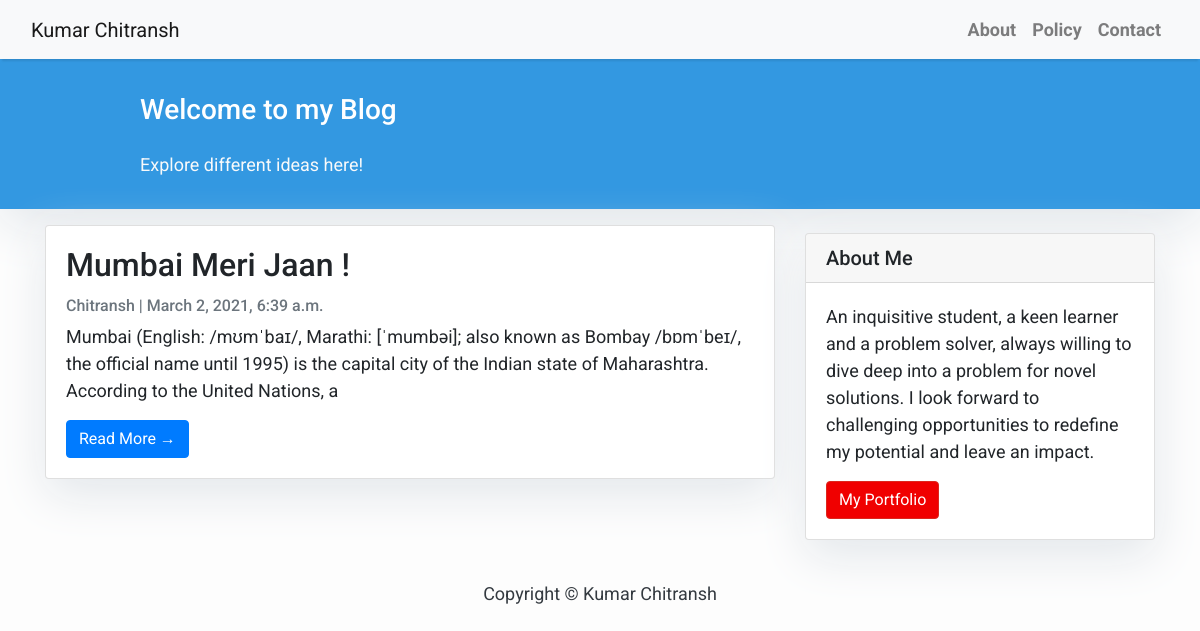
The page / on the database its author committed.
### blog/models.py (models this page shows, shortened)
class Post(models.Model):
    title = models.CharField(max_length=200, unique=True)
    slug = models.SlugField(max_length=200, unique=True)
    author = models.ForeignKey(User, on_delete= models.CASCADE,related_name='blog_posts')
    updated_on = models.DateTimeField(auto_now= True)
    content = models.TextField()
    created_on = models.DateTimeField(auto_now_add=True)
    status = models.IntegerField(choices=STATUS, default=0)
    class Meta:
        ordering = ['-created_on']

### blog/views.py (the view)
# urls.py: path('', views.PostList.as_view(), name='home'),
class PostList(generic.ListView):
    queryset = Post.objects.filter(status=1).order_by('-created_on')
    template_name = 'index.html'

### templates/index.html (shortened to what this page needs)
{% extends "base.html" %}
{% block content %}
<header class="masthead">
    <div class="container">
        <div class="row">
            <div class=" col-md-8 col-md-10 mx-auto">
                <div class="site-heading">
                    <h3 class=" site-heading my-4 mt-3 text-white"> Welcome to my Blog </h3>
                    <p class="text-light">Explore different ideas here! &nbsp
                    </p>
                </div>
            </div>
        </div>
    </div>
</header>
<div class="container">
    <div class="row">
        <div class="col-md-8 mt-3 left">
            {% for post in post_list %}
            <div class="card mb-4">
                <div class="card-body">
                    <h2 class="card-title">{{ post.title }}</h2>
                    <p class="card-text text-muted h6">{{ post.author }} | {{ post.created_on}} </p>
                    <p class="card-text">{{post.content|slice:":200" }}</p>
                    <a href="{% url 'post_detail' post.slug  %}" class="btn btn-primary">Read More &rarr;</a>
                </div>
            </div>
            {% endfor %}
        </div>
        {% block sidebar %} {% include 'sidebar.html' %} {% endblock sidebar %}
    </div>
</div>
{%endblock%}

### templates/base.html (shortened to what this page needs)
<!DOCTYPE html>
<html>
    <head>
        <link rel="stylesheet" href="https://maxcdn.bootstrapcdn.com/bootstrap/4.0.0/css/bootstrap.min.css"
 />
    </head>
    <body>
        <nav class="navbar navbar-expand-lg navbar-light bg-light shadow" id="mainNav">
            <div class="container-fluid">
                <a class="navbar-brand" href="{% url 'home' %}">Kumar Chitransh</a>
                <div class="collapse navbar-collapse" id="navbarResponsive">
                    <ul class="navbar-nav ml-auto">
                        <li class="nav-item text-black">
                            <a class="nav-link text-black font-weight-bold" href="#">About</a>
                        </li>
                        <li class="nav-item text-black">
                            <a class="nav-link text-black font-weight-bold" href="#">Policy</a>
                        </li>
                        <li class="nav-item text-black">
                            <a class="nav-link text-black font-weight-bold" href="#">Contact</a>
                        </li>
                    </ul>
                </div>
            </div>
        </nav>
        {% block content %}{% endblock content %}
        <footer class="py-3 bg-grey">
            <p class="m-0 text-dark text-center ">Copyright &copy; Kumar Chitransh</p>
        </footer>
    </body>
</html>

### templates/sidebar.html (shortened to what this page needs)
{% block sidebar %}
<div class="col-md-4 float-right ">
<div class="card my-4">
        <h5 class="card-header">About Me</h5>
    <div class="card-body">
        <p class="card-text">An inquisitive student, a keen learner and a problem solver, always willing to dive deep into a problem for novel solutions.
I look forward to challenging opportunities to redefine my potential and leave an impact. </p>
        <a href="https://kumarchitransh.me"
           class="btn btn-danger">My Portfolio</a>
    </div>
</div>
</div>
{% endblock sidebar %}

### templates/base.html (style rules this page uses)
body { font-family: "Roboto", sans-serif; font-size: 17px; background-color: #fdfdfd; }
.shadow { box-shadow: 0 4px 2px -2px rgba(0, 0, 0, 0.1); }
.btn-danger { color: #fff; background-color: #f00000; border-color: #dc281e; }
.masthead { background: #3398E1; height: auto; padding-bottom: 15px; box-shadow: 0 16px 48px #E3E7EB; padding-top: 10px; }

### templates/index.html (style rules this page uses)
body { font-family: "Roboto", sans-serif; font-size: 18px; background-color: #fdfdfd; }
.card { box-shadow: 0 16px 48px #E3E7EB; }

### templates/sidebar.html (style rules this page uses)
.card { box-shadow: 0 16px 48px #E3E7EB; }

### rows shown on the page
Post: title "Mumbai Meri Jaan !", author "Chitransh", created_on "March 2, 2021, 6:39 a.m.", content "Mumbai (English: /mʊmˈbaɪ/, Marathi: [ˈmumbəi]; also known as Bombay /bɒmˈbeɪ/, the official name until 1995) is the capital city of the Indian state of Maharashtra. According to the United Nations, a"
